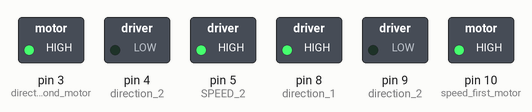
This sketch was run on a simulated Arduino Uno, built with avr-gcc and run on an emulated ATmega328P. Parts: switched loads named in the sketch (green lamp = pin HIGH).

Above: at 0.1 s.
Timing chart, 0 to 1.6 s (numbered marks = the images above):
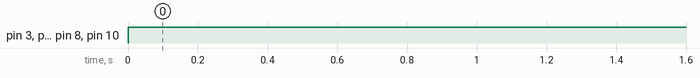

Measured:
- by itself, pin 3 (direction_1_second_motor), pin 5 (SPEED_2), pin 8 (direction_1), pin 10 (speed_first_motor): LOW → HIGH at 0.00 s

The sketch:

shoting_motors.ino
```cpp
void setup() {
  // put your setup code here, to run once:
  //First motor :
pinMode(3,OUTPUT); // direction 1 second motor
pinMode(4,OUTPUT); // direction 2
pinMode(5,OUTPUT); // SPEED 2

  //Second Motor :
pinMode(8,OUTPUT);//direction 1
pinMode(9,OUTPUT);//direction 2
pinMode(10,OUTPUT);// speed first motor

}

void loop() {
  // put your main code here, to run repeatedly:
digitalWrite(3,HIGH);
digitalWrite(4,LOW);
analogWrite(5,255);
digitalWrite(8,HIGH);
digitalWrite(9,LOW);
analogWrite(10,255);

}
```
